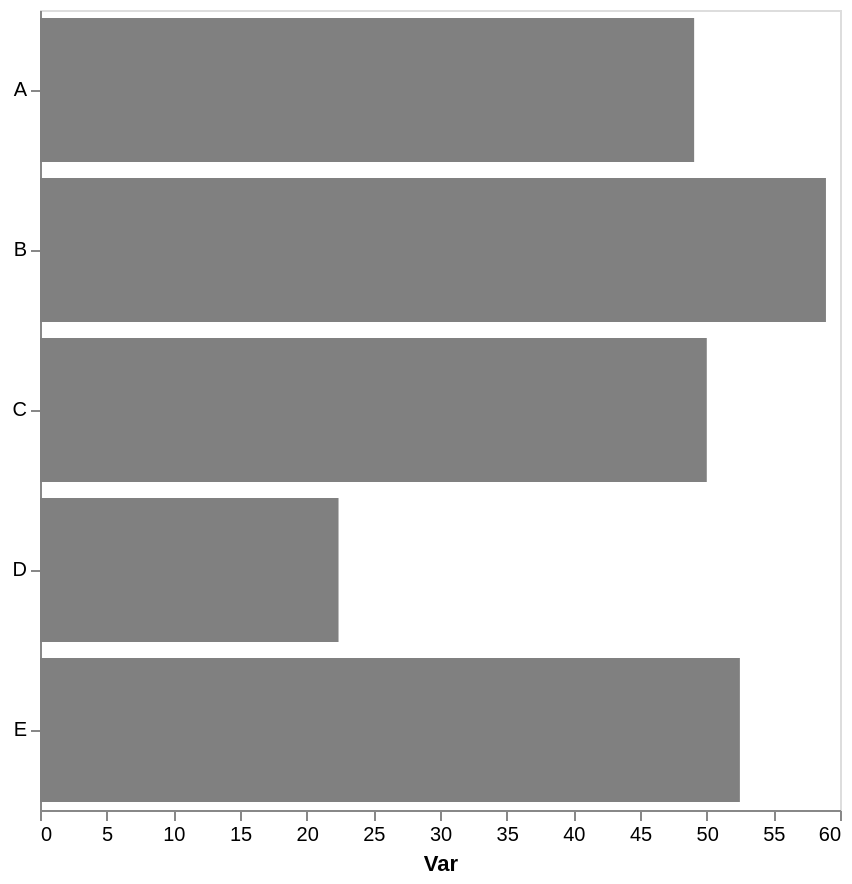

Express this chart as Vega-Lite.
### Vega-Lite specification from a JSON file in a GitHub repository (floating-point values rounded to 4 significant figures)
{"config": {"view": {"continuousWidth": 300, "continuousHeight": 300}, "axis": {"grid": false}, "bar": {"color": "gray"}}, "data": {"name": "data-9f29627528bdac6eff3a54e78782302d"}, "mark": {"type": "bar"}, "encoding": {"x": {"aggregate": "mean", "axis": {"title": "Var"}, "field": "var1", "type": "quantitative"}, "y": {"axis": {"title": null}, "field": "cat", "type": "nominal"}}, "height": 400, "width": 400, "$schema": "https://vega.github.io/schema/vega-lite/v5.17.0.json", "datasets": {"data-9f29627528bdac6eff3a54e78782302d": [{"cat": "E", "var1": 39.85, "var2": 47.77}, {"cat": "A", "var1": 49.2, "var2": 45.65}, {"cat": "C", "var1": 46.2, "var2": 53.97}, {"cat": "E", "var1": 54.52, "var2": 52.19}, {"cat": "C", "var1": 53.81, "var2": 59.98}, {"cat": "A", "var1": 51.22, "var2": 40.61}, {"cat": "B", "var1": 58.95, "var2": 54.58}, {"cat": "D", "var1": 22.37, "var2": 38.02}, {"cat": "E", "var1": 60.73, "var2": 45.13}, {"cat": "A", "var1": 46.76, "var2": 59.89}, {"cat": "E", "var1": 54.87, "var2": 46.98}, {"cat": "D", "var1": 22.41, "var2": 48.45}]}}
